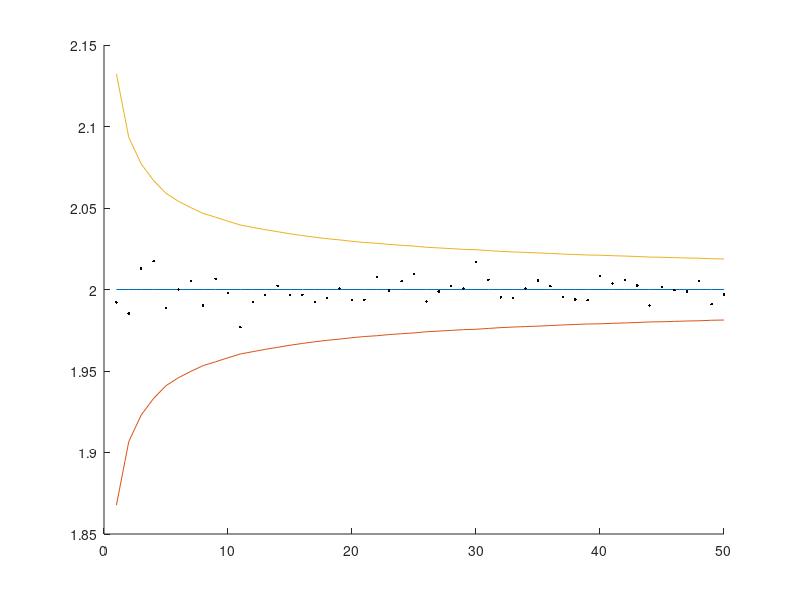

Write MATLAB code to recreate this figure.
clear 
clc 
rng(0)

% In general, you can generate N random numbers in the interval (a,b)
% with the formula r = a + (b-a).*rand(N,1)

t = 1:50; 
mat = zeros(length(t),4); 
for idx = t
    N = idx*1000; 
    U = pi.*rand(N,1); %column vector
    value = (pi/N).*sum(sin(U)); 
    confidence = 3*sqrt(    sum((sin(U) - value).^2)/(N-1)   )/(sqrt(N)); 
    upper = 2 - confidence; 
    lower = 2 + confidence; 
    mat(idx,:) = [value 2 upper lower]; 
end 

figure()
hold on
plot(t, mat(:,2:end) )
plot(t,mat(:,1),'k.')
